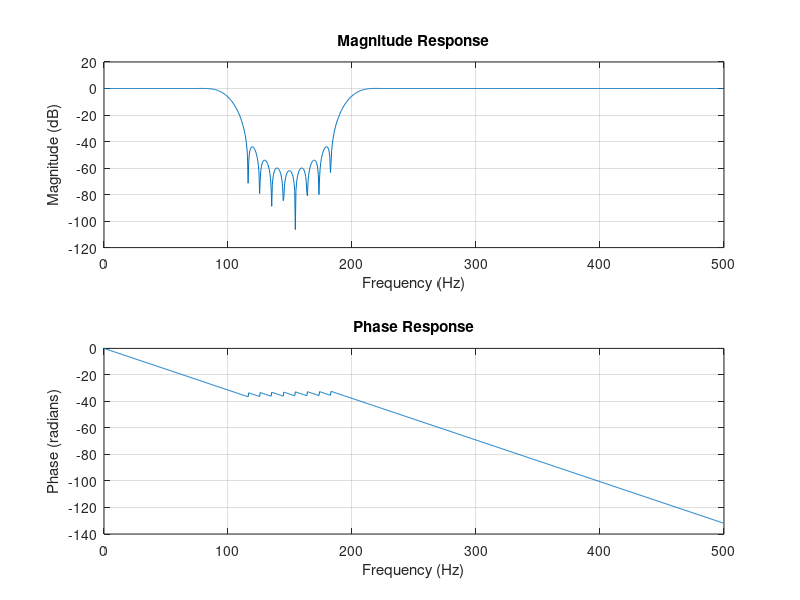
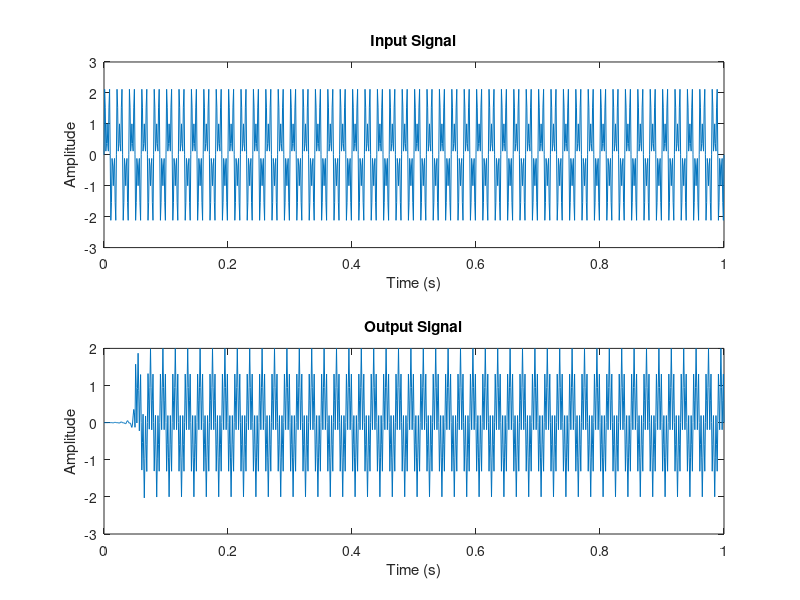
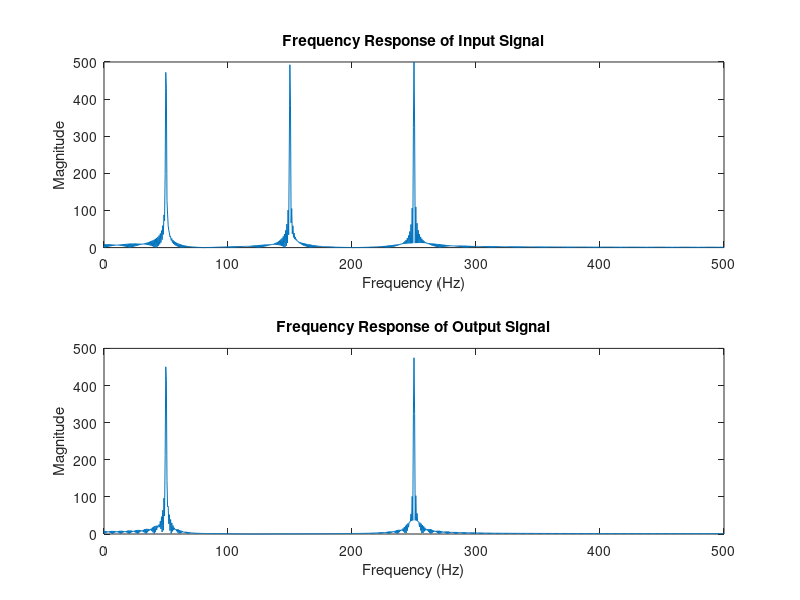
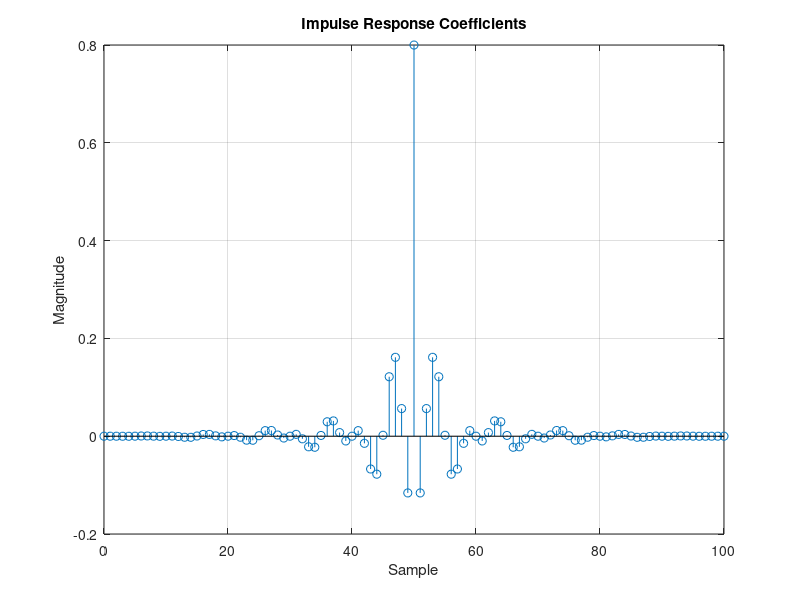

These charts were generated, in order, by the following MATLAB code:
% Define filter specifications
Fs = 1000;             % Sampling frequency (Hz)
Fpass = 100;           % Passband frequency (Hz)
Fstop = 200;           % Stopband frequency (Hz)
Ap = 0.1;              % Passband ripple (dB)
Ast = 80;              % Stopband attenuation (dB)

% Calculate normalized frequencies
Wpass = 2 * pi * Fpass / Fs;
Wstop = 2 * pi * Fstop / Fs;

% Estimate filter order using trial and error for FIR filter design
N = 100;

% Design the filter using fir1 function
% For list of windows check - https://in.mathworks.com/help/signal/ug/windows.html
h = fir1(N, [Fpass Fstop]/(Fs/2), 'stop', hann(N+1));

% Plot the magnitude response of the filter
figure;
subplot(2,1,1);
[h_mag, w] = freqz(h, 1, 1024, Fs);
plot(w, 20*log10(abs(h_mag)));
title('Magnitude Response');
xlabel('Frequency (Hz)');
ylabel('Magnitude (dB)');
grid on;

% Plot the phase response of the filter
subplot(2,1,2);
phase_resp = unwrap(angle(h_mag));
plot(w, phase_resp);
title('Phase Response');
xlabel('Frequency (Hz)');
ylabel('Phase (radians)');
grid on;

% Verify the filter by filtering a signal
t = 0:1/Fs:1;
x = sin(2*pi*50*t) + sin(2*pi*150*t) + sin(2*pi*250*t); % Input signal
y = filter(h, 1, x); % Output signal after filtering
[xw_mag w1] = freqz(x, 1, 1024, Fs);
[yw_mag w2] = freqz(y, 1, 1024, Fs);

% Plot the input and output signals
figure;
subplot(2,1,1);
plot(t, x);
title('Input Signal');
xlabel('Time (s)');
ylabel('Amplitude');
subplot(2,1,2);
plot(t, y);
title('Output Signal');
xlabel('Time (s)');
ylabel('Amplitude');

% Plot the frequency response of input and output signals
figure;
subplot(2,1,1);
plot(w1, abs(xw_mag));
title('Frequency Response of Input Signal');
xlabel('Frequency (Hz)');
ylabel('Magnitude');
subplot(2,1,2);
plot(w2, abs(yw_mag));
title('Frequency Response of Output Signal');
xlabel('Frequency (Hz)');
ylabel('Magnitude');

% Plot the impulse response of the filter
figure;
stem(0:N, h);
title('Impulse Response Coefficients');
xlabel('Sample');
ylabel('Magnitude');
grid on;
